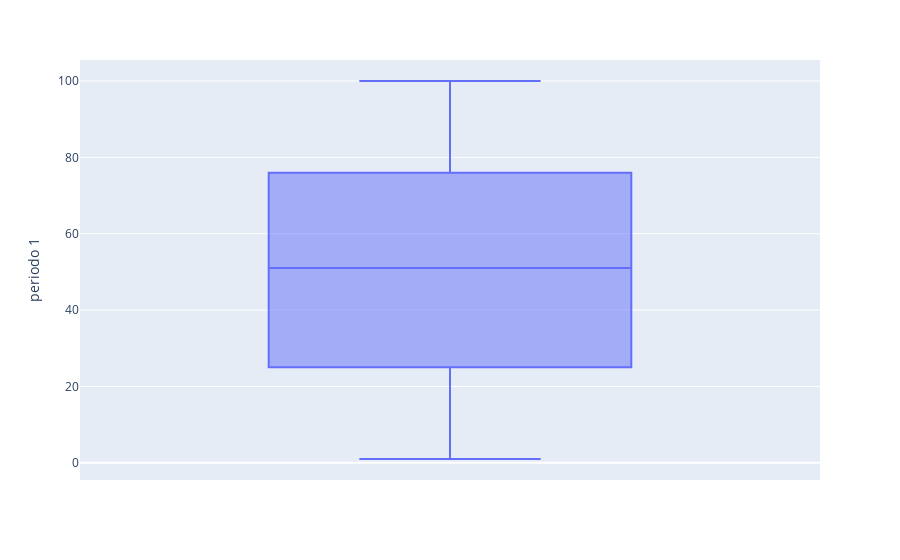

Notebook source saved alongside this figure:
### Code cell
fig = px.box(df_restaurante, y="periodo 1")
fig.show()

### Figure 1 — Plotly figure (JSON) as saved in the notebook; plotly's stock layout.template omitted (floating-point values rounded to 4 significant figures; data arrays with more than 128 entries replaced by an {"elided": "..."} marker saying what was removed)
{"data": [{"alignmentgroup": "True", "hovertemplate": "periodo 1=%{y}<extra></extra>", "legendgroup": "", "marker": {"color": "#636efa"}, "name": "", "notched": false, "offsetgroup": "", "orientation": "v", "showlegend": false, "type": "box", "x0": " ", "xaxis": "x", "y": {"elided": "10000 int values"}, "y0": " ", "yaxis": "y"}], "layout": {"boxmode": "group", "legend": {"tracegroupgap": 0}, "margin": {"t": 60}, "xaxis": {"anchor": "y", "domain": [0, 1]}, "yaxis": {"anchor": "x", "domain": [0, 1], "title": {"text": "periodo 1"}}}}
